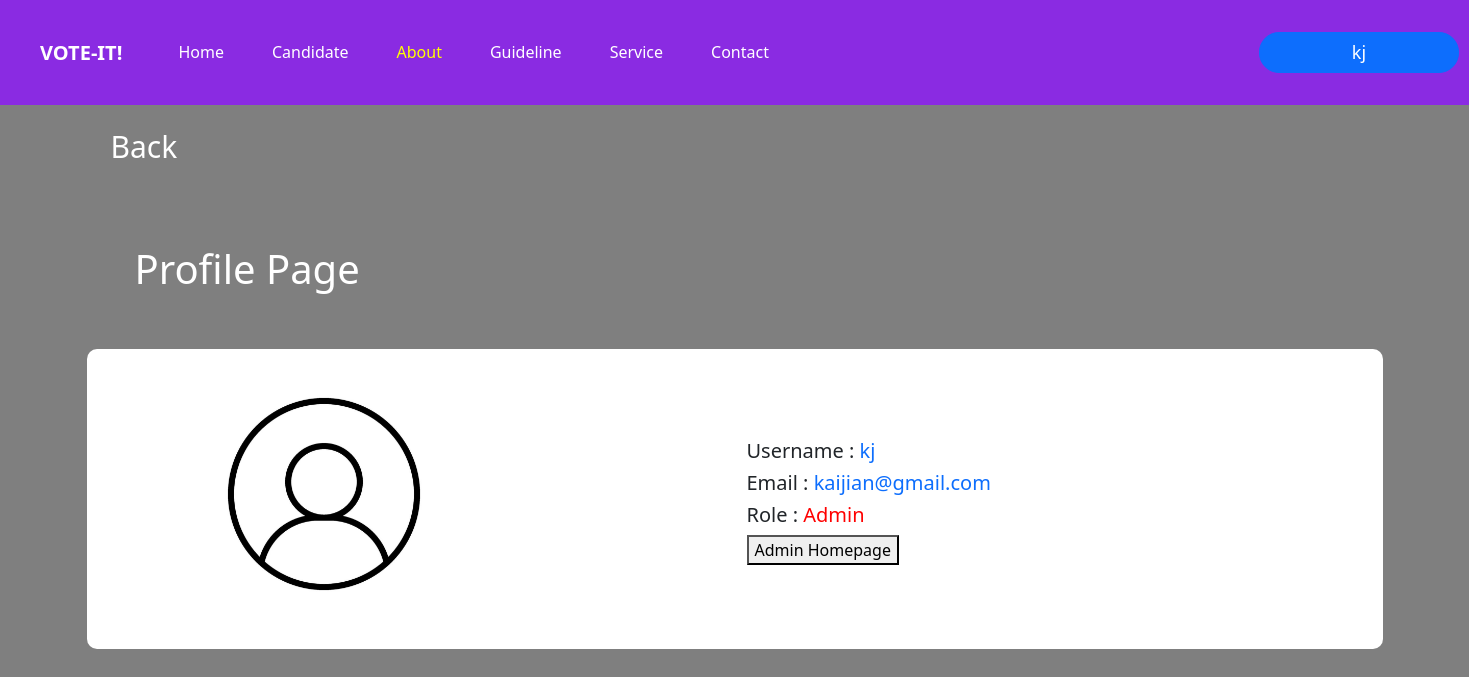
The app's page /profile (signed in) with its own data.
### application/models.py (models this page shows, shortened)
class User(db.Model , UserMixin ):
        id = db.Column(db.Integer , primary_key = True)
        username = db.Column(db.String(20) , unique = True , nullable = False)
        mmu_id = db.Column(db.String(150) , unique = True , nullable = True)
        email = db.Column(db.String(120) , unique = True , nullable = False)
        password = db.Column(db.String(120) , nullable = False)
        createdAt = db.Column(db.DateTime(timezone=True) , server_default=func.now())
        faculty = db.Column(db.String(5) , nullable = False)
        user_profile_photo = db.Column(db.String() , default = 'user_image.jpg')
        post = db.relationship('Post' , backref = 'author' , lazy = True)
        vote1 = db.relationship('Vote1' , backref = 'user' , lazy = True)
        candidate_entrance = db.relationship('CandidateID' , backref = 'author' , lazy = True)

### application/routes.py (the view)
@app.route('/profile')
def profile():
    return render_template('profile.html')

### application/models.py (called while the page is built)
@login_manager.user_loader
def load_user(user_id):
      return User.query.get(int(user_id))

### application/templates/profile.html (shortened to what this page needs)
<!DOCTYPE html>
<html lang="en">
<head>
    <link rel="stylesheet" href="../static/styles1.css">
    <link href="https://cdn.jsdelivr.net/npm/bootstrap@5.2.3/dist/css/bootstrap.min.css" rel="stylesheet">
</head>
<body class="profile-pagewallpaper">
     <nav id="navbarBackground" class="navbar navbar-expand-lg ">
        <div class="container-fluid p-4">
          <a id="title" class="navbar-brand px-3" href="#">VOTE-IT!</a>
            <div class="collapse navbar-collapse "  id="navbarSupportedContent">
                <ul  class="navbar-nav me-auto mb-2 mb-lg-0 ">
                    <li id="navSections" class="nav-item px-3">
                        <a  id="Navlink" class="nav-link active" href="{{url_for('home')}}">Home</a>
                      </li>
                      <li id="navSections" class="nav-item px-3">
                        <a  id="Navlink" class="nav-link" href="{{url_for('candidates')}}">Candidate</a>
                      </li>
                      <li id="navSections" class="nav-item px-3">
                        <a style="color: yellow;"  id="Navlink" class="nav-link" href="{{url_for('about')}}">About</a>
                      </li>
                      <li id="navSections" class="nav-item px-3 ">
                        <a  id="Navlink" class="nav-link" href="{{url_for('guidelines')}}" role="button" >
                          Guideline
                        </a>
                      </li>
                       <li id="navSections" class="nav-item px-3">
                        <a id="Navlink" class="nav-link" href="{{url_for('service')}}">Service</a>
                      </li>
                      <li id="navSections" class="nav-item px-3">
                        <a  id="Navlink" class="nav-link" href="{{url_for('contact')}}">Contact</a>
                      </li>
                      {% if current_user.is_authenticated %}
                      <li id="navSections" class="nav-item px-3">
                         <button id="CurrentUserProfile" type="button" class="btn btn-primary" data-bs-toggle="modal" data-bs-target="#exampleModal">
                          {{ current_user.username }}
                         </button>
                      </li>
                {% endif %}
            </div>
        </div>
    </nav>
   {% if current_user.mmu_id %}
    <div class="profile_content">
      <div class="container">
          <a style="text-decoration: none;" href="{{url_for('home')}}">
              <h5 class="text-white p-4" style="font-size: 30px;">Back</h5>
          </a>
          <h1 class="text-white p-5">Profile Page</h1>
          <div class="container" style="background-color: white; border-radius: 10px; height: 300px;">
            <div class="row">
              <div class="col-sm-6">
                {% if current_user.user_profile_photo == 'user_image.jpg' %}
                <img class="user_profile_pics" src="{{ url_for('static', filename='user_profile_photo/' + current_user.user_profile_photo) }}" alt="user profile photo">
                {% else %}
                <img class="user_profile_pics" src="{{ url_for('static', filename='user_profile_photo/' + current_user.user_profile_photo) }}" alt="user profile photo">
                {% endif %}
              </div>
              <div class="col-sm-6" style="margin-top: 90px;">
                  <div class="col-sm-8">
                    <h5>Username : <a href="" style="text-decoration: none;">{{ current_user.username }}</a></h5>
                  </div>
                  <div class="col-sm-8">
                    <h5>Email : <a href="" style="text-decoration: none;">{{ current_user.email }}</a></h5>
                  </div>
                  <div class="col-sm-3">
                    <h5>Role : <a href="" style="text-decoration: none; color: red;">Admin</a></h5>
                    <a href="{{url_for('adminHomepage')}}"><button>Admin Homepage</button></a>
                  </div>
              </div>
            </div>
          </div>
      </div>
    </div>
  {% endif %}
</body>
</html>

### application/static/styles1.css (style rules this page uses)
#title { font-weight: 700; color: white; }
#navbarBackground { background-color: blueviolet; }
#Navlink { color: white; transition: 0.7s; }
#CurrentUserProfile { position: relative; left: 450px; width: 200px; font-size: large; border-radius: 20px; }
.profile-pagewallpaper { background: linear-gradient(to top, rgba(0,0,0,0.5)50%,rgba(0,0,0,0.5)50%), url(https://www.mmu.edu.my/wp-content/uploads/2022/12/1280_720_2.jpeg); background-size: cover; background-position: center; background-attachment: fixed; overflow: hidden; }
.profile_content { overflow: scroll; height: 607px; }
.user_profile_pics { width: 250px; height: 250px; margin-left: 100px; margin-top: 20px; border-radius: 50%; }

### records on screen
User: username "kj", user_profile_photo (picture), email "kaijian@gmail.com"
